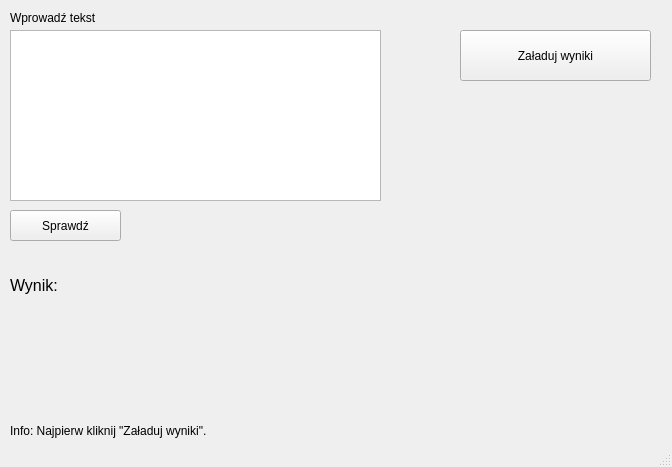
<?xml version="1.0" encoding="UTF-8"?>
<ui version="4.0">
 <class>MainWindow</class>
 <widget class="QMainWindow" name="MainWindow">
  <property name="geometry">
   <rect>
    <x>0</x>
    <y>0</y>
    <width>672</width>
    <height>467</height>
   </rect>
  </property>
  <property name="windowTitle">
   <string>Wyniki klasyfikacji</string>
  </property>
  <widget class="QWidget" name="centralwidget">
   <widget class="QPushButton" name="pushButton">
    <property name="geometry">
     <rect>
      <x>460</x>
      <y>30</y>
      <width>191</width>
      <height>51</height>
     </rect>
    </property>
    <property name="text">
     <string>Załaduj wyniki</string>
    </property>
   </widget>
   <widget class="QTextEdit" name="textEdit">
    <property name="geometry">
     <rect>
      <x>10</x>
      <y>30</y>
      <width>371</width>
      <height>171</height>
     </rect>
    </property>
   </widget>
   <widget class="QLabel" name="label">
    <property name="geometry">
     <rect>
      <x>10</x>
      <y>10</y>
      <width>131</width>
      <height>16</height>
     </rect>
    </property>
    <property name="text">
     <string>Wprowadź tekst</string>
    </property>
   </widget>
   <widget class="QLabel" name="label_2">
    <property name="geometry">
     <rect>
      <x>10</x>
      <y>420</y>
      <width>341</width>
      <height>21</height>
     </rect>
    </property>
    <property name="text">
     <string>Info: Najpierw kliknij &quot;Załaduj wyniki&quot;.</string>
    </property>
   </widget>
   <widget class="QPushButton" name="pushButton_2">
    <property name="geometry">
     <rect>
      <x>10</x>
      <y>210</y>
      <width>111</width>
      <height>31</height>
     </rect>
    </property>
    <property name="text">
     <string>Sprawdź</string>
    </property>
   </widget>
   <widget class="QLabel" name="label_3">
    <property name="geometry">
     <rect>
      <x>10</x>
      <y>260</y>
      <width>271</width>
      <height>51</height>
     </rect>
    </property>
    <property name="font">
     <font>
      <pointsize>12</pointsize>
     </font>
    </property>
    <property name="text">
     <string>Wynik:</string>
    </property>
   </widget>
  </widget>
  <widget class="QStatusBar" name="statusbar"/>
 </widget>
 <resources/>
 <connections/>
</ui>
